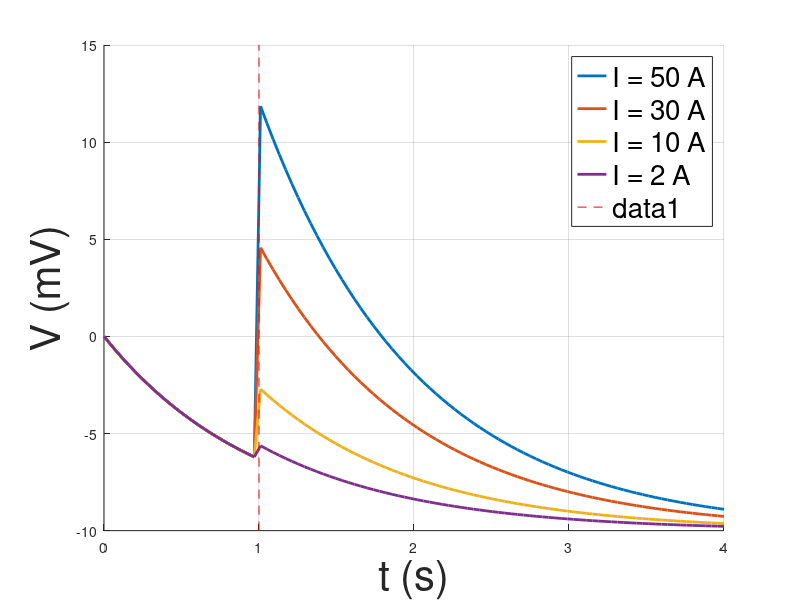

MATLAB code to generate this figure:
% We set the value of the constants

tauM = 1;
Etot = -10;
V0 = 0;
t0 = 0;
tsim = 4;
% We now define the pulse, in this case a rectangular one
t1 = 1;
t2 = 10;
I0 = [50,30,10,2];
line_width = 2;


hold on
for j = 1:4
    I = @(t) I0(j).*(t-t1>=0).*(t2-t>=0);
    I_integrand = @(t) I(t) .* exp(t/tauM);

    t = linspace(t0,tsim);

    V = @(t) V0.*exp((t0 - t)/tauM) + tauM*Etot.*(1 - exp((t0 - t)/tauM)) + exp(-t/tauM).*I0(j).*(t-t1>=0);

    for i = 1:length(t)
        y(i) = V(t(i));
        
    end
    plot(t,y,'LineWidth',line_width)
end
shg
title_font_size = 30;
axis_font_size = 30;
legend_font_size = 20;
legend({'I = 50 A', 'I = 30 A', 'I = 10 A','I = 2 A',' '},'Location','best','FontSize',legend_font_size)
plot([t1, t1],[-10,15],'LineStyle','--','Color','r')

grid on

xlabel('t (s)','FontSize',axis_font_size)
ylabel('V (mV)','FontSize',axis_font_size)